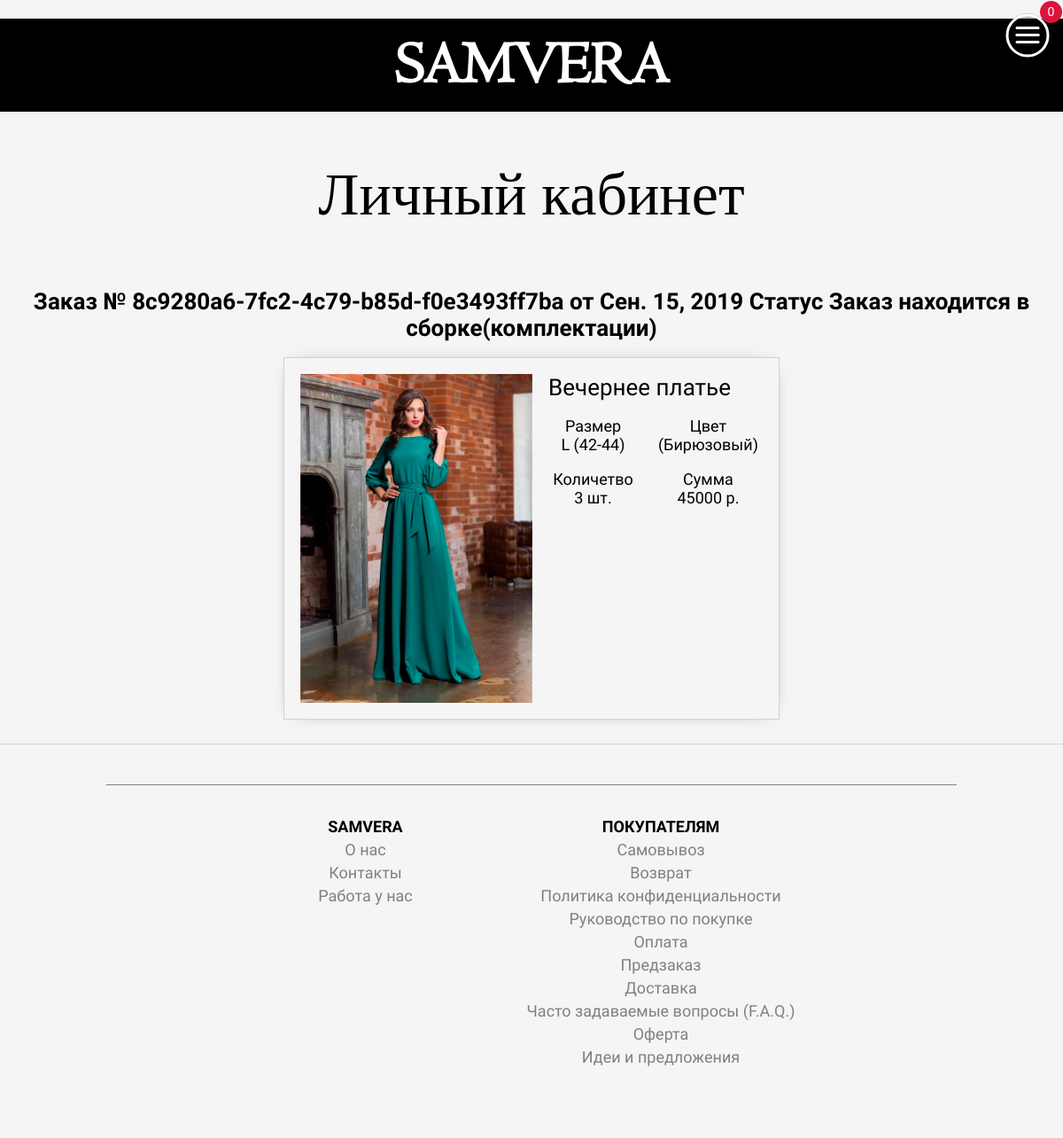
/kabinet/ (signed in), run on the app's committed database.
### app/models.py (models this page shows, shortened)
class Orders(models.Model):
    client = models.ForeignKey(User, on_delete=models.CASCADE, related_name='orders')
    status = models.ForeignKey(StatusOrder, on_delete=models.DO_NOTHING)
    namber = models.UUIDField(default=uuid.uuid4)
    date_create = models.DateField("Дата создания заявки", auto_now_add=True)
    class Meta:
        verbose_name = "Заявка клиента"
        verbose_name_plural = "Заявки клиентов"

class StatusOrder(models.Model):
    kod = models.PositiveIntegerField("Код статуса", unique=True)
    text = models.TextField("Текстовое представление статуса")
    def __str__(self):
        return self.text

class OrderTovaryVariaciya(models.Model):
    ordertovar = models.ForeignKey(OrderTovary, on_delete=models.CASCADE, related_name="variacii")
    variaciya = models.ForeignKey('Variaciya', on_delete=models.DO_NOTHING, related_name="in_orders")
    count = models.PositiveIntegerField("Количество товара")
    def summ(self):
        return str(self.count * self.variaciya.tovar.cost)+' р.'
    class Meta:
        verbose_name = "Вариация товара"
        verbose_name_plural = "Выриации товаров"

class Variaciya(models.Model):
    tovar = models.ForeignKey(Tovar, on_delete=models.CASCADE, related_name='variacii')
    article = models.UUIDField(default=uuid.uuid4)
    color = ColorField('Цвет материала', default='#FF0000')
    color_text = models.CharField("Название цвета", max_length=25, default='Красный')
    size = models.TextField("Размер", default="S")
    obmer = models.TextField("Обмеры")
    model = models.TextField("Параметры модели")
    kolvo = models.SmallIntegerField("Количество на складах", default=0)
    def colortile_korz(self):
        if self.color:
            from django.utils.safestring import mark_safe
            return mark_safe(u'<div id="color-{2}" data-var="{2}"><div style="background-color: {0};" class="color"></div> <small>({1})</small></div>'.format(self.color, self.color_text, self.id))
        return 'пусто'
    @property
    def random_image(self):
        g = Gallery.objects.filter(product=self)[:1]
        return g[0].image
    class Meta:
        verbose_name = "Вариация товара"
        verbose_name_plural = "Вариации товаров"

class Gallery(models.Model):
    image = models.ImageField(upload_to='gallery/')
    product = models.ForeignKey(Variaciya, on_delete=models.CASCADE, related_name="gallery")
    def image_img(self):
        if self.image:
            from django.utils.safestring import mark_safe
            return mark_safe(u'<a href="{0}" target="_blank"><img src="{0}" width="100"/></a>'.format(self.image.url))
        else:
            return '(Нет изображения)'
    image_img.short_description = 'Картинка'
    image_img.allow_tags = True

class OrderTovary(models.Model):
    order = models.ForeignKey(Orders, on_delete=models.CASCADE, related_name="tovary")
    tovar = models.ForeignKey('Tovar', on_delete=models.DO_NOTHING, related_name="in_orders")
    class Meta:
        verbose_name = "Товар Заказа"
        verbose_name_plural = "Товары заказов"

class Tovar(models.Model):
    kod = models.UUIDField(default=uuid.uuid1)
    title = models.CharField("Нозвание изделия", max_length=50)
    descr = models.TextField("Описание товара")
    uhod = models.TextField("Уход за изделием")
    sebestoimost = models.PositiveIntegerField("Себестоимость товара")
    cost = models.PositiveIntegerField("Цена для клиента", default=5000)
    data_create = models.DateField("Дата добавления товара", auto_now_add=True)
    hidden = models.BooleanField("Видимость для покупателя", help_text="Признак видимости товара на сайте", default=True)
    class Meta:
        verbose_name = "Изделие"
        verbose_name_plural = "Изделия"

### app/views/views.py (the view, shortened to what this page needs)
# urls.py: path('kabinet/', views.kabinet, name='kabinet'),
def kabinet(request):
    if request.user.is_authenticated:
        title = "Личный кабинет"
        message = "Посмотрите исторю своих покупок, а также статус текущих заказов."
        orders = models.Orders.objects.filter(client=request.user.id)
        page = 'app/account/lk.html'
        assert isinstance(request, HttpRequest)
        return render(
            request,
            page,
            {
                'title':title,
                'message':message,
                'orders':orders,
                'year':year(),
            }
        )

### app/auth.py (called while the page is built)
    def get_user(self, user_id):
        try:
            return User.objects.get(pk=user_id)
        except User.DoesNotExist:
            return None

### app/views/views.py (called while the page is built)
def year():
    return "2019 - " + str(datetime.now().year)

### app/templates/app/account/lk.html (shortened to what this page needs)
{% extends "app/layout.html" %}
{% load staticfiles %}
{% block css %}
    <link rel="stylesheet" type="text/css" href="{% static 'app/content/css/info/info.css' %}" />
    <link rel="stylesheet" type="text/css" href="{% static 'app/content/css/catalog/catalog.css' %}" />
{% endblock %}
{% block content %}
<div class="main_screen">
    <div class="main_conteiner">
        <div class="main_title text-title-dark">{{title}}</div>
    </div>
</div>
<div class="order-content">
{% if orders.count > 0 %}
    <section class="ac-container">
      {% for item in orders %}
	    <div>
		  <label for="ac-{{ forloop.counter }}">Заказ № {{item.namber}} от {{item.date_create}} Статус {{item.status}}</label>
		  <article>
            <div class="cells ">
              {% for t in item.tovary.all %}
                {% for v in t.variacii.all %}
                    <div class="cell">
                        <div class="image"><img src="/media/{{ v.variaciya.random_image }}" alt="{{t.tovar.title}}" /></div>
                        <div class="name">{{t.tovar.title}}</div>
                        <div class="size">Размер <br />{{v.variaciya.size}}</div>
                        <div class="clr">Цвет <br />{{v.variaciya.colortile_korz}}</div>
                        <div class="count">Количетво <br />{{v.count}} шт.</div>
                        <div class="summ">Сумма <br />{{v.summ}}</div>
                    </div>
                {% endfor %}
              {% endfor %}
            </div>
		    </article>
	    </div>
      {% endfor %}
    </section>
{% else %}
    <p>У Вас ещё нет заказов.</p>
    <p>Посетите наш <a href="/catalog/">каталог</a> и закажите себе понравившиеся вещи!</p>
{% endif %}
</div>
{% endblock %}

### app/static/app/content/css/main.css (style rules this page uses)
* { font-family: Philosopher; padding: 0; margin: 0; -moz-box-sizing: border-box; -webkit-box-sizing: border-box; box-sizing: border-box; }
@media only screen and (min-width: 300px) { * { font-size: 16px; } }
@media only screen and (min-width: 480px) { * { font-size: 16px; } }
@media only screen and (min-width: 560px) { * { font-size: 16px; } }
@media only screen and (min-width: 640px) { * { font-size: 18px; } }
@media only screen and (min-width: 768px) { * { font-size: 18px; } }
@media only screen and (min-width: 1024px) { * { font-size: 18px; } }
body { margin: 0; background-color: whitesmoke; text-align: center; }
.main_screen { min-height: 10vh; padding: 3rem 0px; background-position: center; background-repeat: no-repeat; background-size: cover; background-attachment: fixed; display: flex; flex-direction: column; justify-content: center; position: relative; z-index: 1; }
.main_title { color: white; font-family: CENTAUR; }
@media only screen and (min-width: 300px) { .main_title { font-size: 30px; } }
@media only screen and (min-width: 480px) { .main_title { font-size: 30px; } }
@media only screen and (min-width: 560px) { .main_title { font-size: 32px; } }
@media only screen and (min-width: 640px) { .main_title { font-size: 32px; } }
@media only screen and (min-width: 768px) { .main_title { font-size: 68px; } }
@media only screen and (min-width: 1024px) { .main_title { font-size: 68px; } }
.text-title-dark { color: black; }

### app/static/app/content/css/info/info.css (style rules this page uses)
.ac-container > div { padding: .5rem; border-bottom: 1px solid lightgray; }
.ac-container label { cursor: pointer; font-weight: 400; }
@media only screen and (min-width: 300px) { .ac-container label { font-size: 20px; } }
@media only screen and (min-width: 480px) { .ac-container label { font-size: 20px; } }
@media only screen and (min-width: 560px) { .ac-container label { font-size: 22px; } }
@media only screen and (min-width: 640px) { .ac-container label { font-size: 24px; } }
@media only screen and (min-width: 768px) { .ac-container label { font-size: 26px; } }
@media only screen and (min-width: 1024px) { .ac-container label { font-size: 26px; } }
.ac-container article { overflow: hidden; max-height: 0px; position: relative; -webkit-transition: max-height 0.3s ease-in-out; -moz-transition: max-height 0.3s ease-in-out; -o-transition: max-height 0.3s ease-in-out; -ms-transition: max-height 0.3s ease-in-out; transition: max-height 0.3s ease-in-out; }
.ac-container input:checked + label, .ac-container input:checked + label:hover { font-weight: bold; -webkit-transition: font-weight 1s linear; -moz-transition: font-weight 1s linear; -o-transition: font-weight 1s linear; -ms-transition: font-weight 1s linear; transition: font-weight 1s linear; }
.ac-container input:checked ~ article { max-height: 999px; height: auto; padding: 1rem 0px; -webkit-transition: max-height 0.5s ease-in-out; -moz-transition: max-height 0.5s ease-in-out; -o-transition: max-height 0.5s ease-in-out; -ms-transition: max-height 0.5s ease-in-out; transition: max-height 0.5s ease-in-out; }

### data on the page
Orders: namber "8c9280a6-7fc2-4c79-b85d-f0e3493ff7ba", date_create "Сен. 15, 2019", status "Заказ находится в сборке(комплектации)"
OrderTovary: tovar "Вечернее платье"
OrderTovaryVariaciya: variaciya.random_image (picture), variaciya.size "L (42-44)", variaciya.colortile_korz "(Бирюзовый)", count "3", summ "45000 р."

### other printed values
{{ title }} "Личный кабинет"
